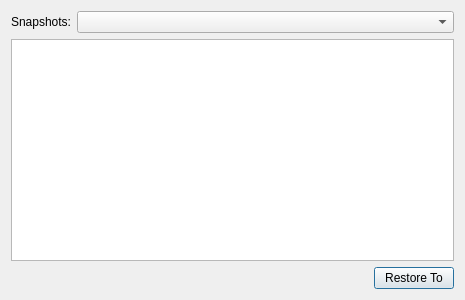
<?xml version="1.0" encoding="UTF-8"?>
<ui version="4.0">
 <class>RestoreDialog</class>
 <widget class="QDialog" name="RestoreDialog">
  <property name="geometry">
   <rect>
    <x>0</x>
    <y>0</y>
    <width>465</width>
    <height>300</height>
   </rect>
  </property>
  <property name="windowTitle">
   <string>View Snapshots</string>
  </property>
  <layout class="QVBoxLayout" name="verticalLayout">
   <item>
    <layout class="QHBoxLayout" name="horizontalLayout">
     <item>
      <widget class="QLabel" name="label">
       <property name="maximumSize">
        <size>
         <width>60</width>
         <height>16777215</height>
        </size>
       </property>
       <property name="text">
        <string>Snapshots:</string>
       </property>
      </widget>
     </item>
     <item>
      <widget class="QComboBox" name="snapshots_combo_box"/>
     </item>
    </layout>
   </item>
   <item>
    <widget class="QTreeWidget" name="snapshot_tree_widget">
     <property name="headerHidden">
      <bool>true</bool>
     </property>
     <column>
      <property name="text">
       <string notr="true">1</string>
      </property>
     </column>
    </widget>
   </item>
   <item>
    <layout class="QHBoxLayout" name="horizontalLayout_2">
     <item>
      <widget class="QLabel" name="status_label">
       <property name="text">
        <string/>
       </property>
      </widget>
     </item>
     <item>
      <spacer name="horizontalSpacer">
       <property name="orientation">
        <enum>Qt::Horizontal</enum>
       </property>
       <property name="sizeHint" stdset="0">
        <size>
         <width>40</width>
         <height>20</height>
        </size>
       </property>
      </spacer>
     </item>
     <item>
      <widget class="QPushButton" name="restore_button">
       <property name="text">
        <string>Restore To</string>
       </property>
      </widget>
     </item>
    </layout>
   </item>
  </layout>
 </widget>
 <resources/>
 <connections/>
</ui>
